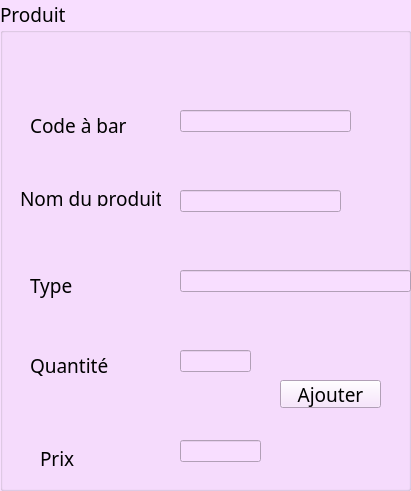
      <widget class="QGroupBox" name="groupBox_16">
       <property name="enabled">
        <bool>true</bool>
       </property>
       <property name="geometry">
        <rect>
         <x>460</x>
         <y>20</y>
         <width>411</width>
         <height>491</height>
        </rect>
       </property>
       <property name="minimumSize">
        <size>
         <width>0</width>
         <height>0</height>
        </size>
       </property>
       <property name="maximumSize">
        <size>
         <width>16777215</width>
         <height>16777215</height>
        </size>
       </property>
       <property name="palette">
        <palette>
         <active>
          <colorrole role="Button">
           <brush brushstyle="SolidPattern">
            <color alpha="255">
             <red>248</red>
             <green>222</green>
             <blue>255</blue>
            </color>
           </brush>
          </colorrole>
          <colorrole role="Base">
           <brush brushstyle="SolidPattern">
            <color alpha="255">
             <red>248</red>
             <green>222</green>
             <blue>255</blue>
            </color>
           </brush>
          </colorrole>
          <colorrole role="Window">
           <brush brushstyle="SolidPattern">
            <color alpha="255">
             <red>248</red>
             <green>222</green>
             <blue>255</blue>
            </color>
           </brush>
          </colorrole>
         </active>
         <inactive>
          <colorrole role="Button">
           <brush brushstyle="SolidPattern">
            <color alpha="255">
             <red>248</red>
             <green>222</green>
             <blue>255</blue>
            </color>
           </brush>
          </colorrole>
          <colorrole role="Base">
           <brush brushstyle="SolidPattern">
            <color alpha="255">
             <red>248</red>
             <green>222</green>
             <blue>255</blue>
            </color>
           </brush>
          </colorrole>
          <colorrole role="Window">
           <brush brushstyle="SolidPattern">
            <color alpha="255">
             <red>248</red>
             <green>222</green>
             <blue>255</blue>
            </color>
           </brush>
          </colorrole>
         </inactive>
         <disabled>
          <colorrole role="Button">
           <brush brushstyle="SolidPattern">
            <color alpha="255">
             <red>248</red>
             <green>222</green>
             <blue>255</blue>
            </color>
           </brush>
          </colorrole>
          <colorrole role="Base">
           <brush brushstyle="SolidPattern">
            <color alpha="255">
             <red>248</red>
             <green>222</green>
             <blue>255</blue>
            </color>
           </brush>
          </colorrole>
          <colorrole role="Window">
           <brush brushstyle="SolidPattern">
            <color alpha="255">
             <red>248</red>
             <green>222</green>
             <blue>255</blue>
            </color>
           </brush>
          </colorrole>
         </disabled>
        </palette>
       </property>
       <property name="font">
        <font>
         <family>Vijaya</family>
         <pointsize>14</pointsize>
         <weight>50</weight>
         <italic>false</italic>
         <bold>false</bold>
         <underline>false</underline>
         <strikeout>false</strikeout>
         <stylestrategy>PreferDefault</stylestrategy>
         <kerning>true</kerning>
        </font>
       </property>
       <property name="cursor">
        <cursorShape>ArrowCursor</cursorShape>
       </property>
       <property name="mouseTracking">
        <bool>false</bool>
       </property>
       <property name="focusPolicy">
        <enum>Qt::TabFocus</enum>
       </property>
       <property name="autoFillBackground">
        <bool>false</bool>
       </property>
       <property name="title">
        <string>Produit</string>
       </property>
       <property name="flat">
        <bool>false</bool>
       </property>
       <property name="checkable">
        <bool>false</bool>
       </property>
       <property name="checked">
        <bool>false</bool>
       </property>
       <widget class="QLabel" name="label_86">
        <property name="geometry">
         <rect>
          <x>20</x>
          <y>190</y>
          <width>141</width>
          <height>16</height>
         </rect>
        </property>
        <property name="font">
         <font>
          <family>Vijaya</family>
          <pointsize>14</pointsize>
          <weight>50</weight>
          <italic>false</italic>
          <bold>false</bold>
          <underline>false</underline>
          <strikeout>false</strikeout>
          <stylestrategy>PreferDefault</stylestrategy>
          <kerning>true</kerning>
         </font>
        </property>
        <property name="text">
         <string>Nom du produit</string>
        </property>
       </widget>
       <widget class="QLineEdit" name="le_nombouzid_4">
        <property name="geometry">
         <rect>
          <x>180</x>
          <y>190</y>
          <width>161</width>
          <height>22</height>
         </rect>
        </property>
       </widget>
       <widget class="QLabel" name="label_87">
        <property name="geometry">
         <rect>
          <x>30</x>
          <y>270</y>
          <width>56</width>
          <height>31</height>
         </rect>
        </property>
        <property name="text">
         <string>Type</string>
        </property>
       </widget>
       <widget class="QLabel" name="label_88">
        <property name="geometry">
         <rect>
          <x>40</x>
          <y>450</y>
          <width>56</width>
          <height>16</height>
         </rect>
        </property>
        <property name="text">
         <string>Prix </string>
        </property>
       </widget>
       <widget class="QLineEdit" name="le_prixbouzid_4">
        <property name="geometry">
         <rect>
          <x>180</x>
          <y>440</y>
          <width>81</width>
          <height>22</height>
         </rect>
        </property>
       </widget>
       <widget class="QPushButton" name="pb_ajouterbouzid_4">
        <property name="geometry">
         <rect>
          <x>280</x>
          <y>380</y>
          <width>101</width>
          <height>28</height>
         </rect>
        </property>
        <property name="cursor">
         <cursorShape>PointingHandCursor</cursorShape>
        </property>
        <property name="text">
         <string>Ajouter</string>
        </property>
        <property name="checkable">
         <bool>true</bool>
        </property>
        <property name="checked">
         <bool>false</bool>
        </property>
        <property name="autoExclusive">
         <bool>false</bool>
        </property>
        <property name="autoDefault">
         <bool>false</bool>
        </property>
        <property name="default">
         <bool>false</bool>
        </property>
        <property name="flat">
         <bool>false</bool>
        </property>
       </widget>
       <widget class="QLabel" name="label_89">
        <property name="geometry">
         <rect>
          <x>30</x>
          <y>350</y>
          <width>111</width>
          <height>31</height>
         </rect>
        </property>
        <property name="text">
         <string>Quantité</string>
        </property>
       </widget>
       <widget class="QLineEdit" name="le_quantitebouzid_4">
        <property name="geometry">
         <rect>
          <x>180</x>
          <y>350</y>
          <width>71</width>
          <height>22</height>
         </rect>
        </property>
       </widget>
       <widget class="QLineEdit" name="le_typebouzid_4">
        <property name="geometry">
         <rect>
          <x>180</x>
          <y>270</y>
          <width>231</width>
          <height>22</height>
         </rect>
        </property>
       </widget>
       <widget class="QLabel" name="label_90">
        <property name="geometry">
         <rect>
          <x>30</x>
          <y>110</y>
          <width>131</width>
          <height>31</height>
         </rect>
        </property>
        <property name="text">
         <string>Code à bar</string>
        </property>
       </widget>
       <widget class="QLineEdit" name="le_cabbouzid_4">
        <property name="geometry">
         <rect>
          <x>180</x>
          <y>110</y>
          <width>171</width>
          <height>22</height>
         </rect>
        </property>
        <property name="maxLength">
         <number>999999999</number>
        </property>
       </widget>
      </widget>
